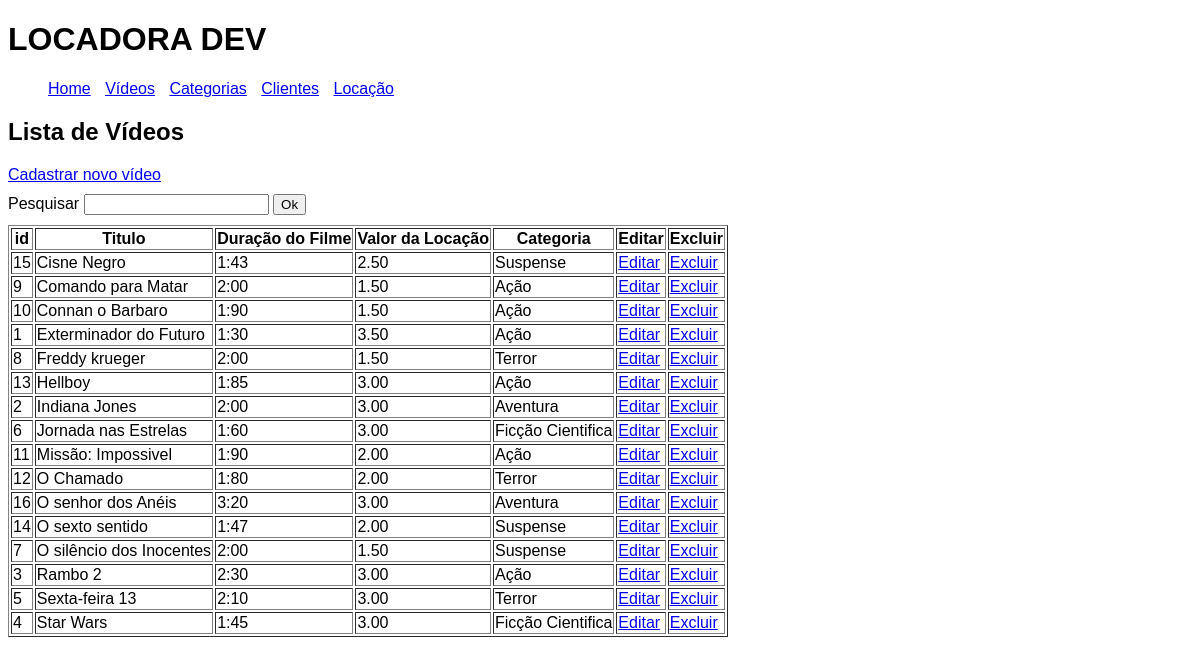
Page /index.php?menu=videos on the committed database.
### tables this page shows
create table tbFilmes(
idFilme int NOT NULL AUTO_INCREMENT PRIMARY KEY,
tituloFilme varchar(100) NOT NULL,
duracaoFilme varchar(10) NOT NULL,
valorLocacao decimal(10,2)NOT NULL,
idCategoria int NOT NULL);

create table tbCategorias(
idCategoria int NOT NULL AUTO_INCREMENT PRIMARY KEY,
nomeCategoria varchar(30) NOT NULL);

### lista-videos.php (the view)
<h2>Lista de Vídeos</h2>
<div>
    <a href="index.php?menu=cad-videos">Cadastrar novo vídeo</a>
</div>
<div>
<?php
    if (isset($_POST["txtPesquisa"])) {
        $txtPesquisa = $_POST["txtPesquisa"];
    } else {
        $txtPesquisa = "";
    }
    ?>
    <form action="" method="post">
        <label for="txtPesquisa">Pesquisar</label>
        <input type="search" name="txtPesquisa" id="txtPesquisa" value="<?=$txtPesquisa?>">
        <button type="submit">Ok</button>
    </form>
</div>
<table border="1">
    <thead>
        <tr>
            <th>id</th>
            <th>Titulo</th>
            <th>Duração do Filme</th>
            <th>Valor da Locação</th>
            <th>Categoria</th>
            <th>Editar</th>
            <th>Excluir</th>
        </tr>
    </thead>
    <tbody>
    <?php
        $sql = "SELECT * FROM
        tbfilmes as f inner join
        tbCategorias as c on f.idCategoria = c.idCategoria
        where tituloFilme like '%{$txtPesquisa}%'
         order by tituloFilme";
        $rs = mysqli_query($conexao, $sql);
        while ($dados = mysqli_fetch_assoc($rs)) {
        ?>
            <tr>
                <td><?= $dados["idFilme"] ?></td>
                <td><?= $dados["tituloFilme"] ?></td>
                <td><?= $dados["duracaoFilme"] ?></td>
                <td><?= $dados["valorLocacao"] ?></td>
                <td><?= $dados["nomeCategoria"] ?></td>
                <td><a href="index.php?menu=editar-videos&idFilme=<?=$dados["idFilme"]?>">Editar</a></td>
                <td><a href="index.php?menu=excluir-videos&idFilme=<?=$dados["idFilme"]?>">Excluir</a></td>
            </tr>
        <?php
        }
        ?>
    </tbody>
</table>

### index.php (shortened to what this page needs)
<?php
include_once("./db/conexao.php");
?>
<!DOCTYPE html>
<html lang="pt-br">
<head>
    <link rel="stylesheet" href="./css/estilo.css">
</head>
<body>
    <header>
        <h1>LOCADORA DEV</h1>
        <ul>
            <li><a href="index.php?menu=home">Home</a></li>
            <li><a href="index.php?menu=videos">Vídeos</a></li>
            <li><a href="index.php?menu=categorias">Categorias</a></li>
            <li><a href="index.php?menu=clientes">Clientes</a></li>
            <li><a href="index.php?menu=locacao">Locação</a></li>
        </ul>
    </header>
    <main>
        <?php
        if (isset($_GET['menu'])) {
            $menu = $_GET['menu'];
        } else {
            $menu = "";
        }
        switch ($menu) {
            case "videos":
                include("lista-videos.php");
                break;
        }
        ?>
    </main>
</body>
</html>

### css/estilo.css (style rules this page uses)
body { font-family: Arial, Helvetica, sans-serif; }
li { display: inline-block; margin-right: 10px; }
div { margin-bottom: 10px; }

### rows in the picture
tbfilmes: idFilme "15", tituloFilme "Cisne Negro", duracaoFilme "1:43", valorLocacao "2.50", idCategoria.nomeCategoria "Suspense"
tbfilmes: idFilme "9", tituloFilme "Comando para Matar", duracaoFilme "2:00", valorLocacao "1.50", idCategoria.nomeCategoria "Ação"
tbfilmes: idFilme "10", tituloFilme "Connan o Barbaro", duracaoFilme "1:90", valorLocacao "1.50", idCategoria.nomeCategoria "Ação"
tbfilmes: idFilme "1", tituloFilme "Exterminador do Futuro", duracaoFilme "1:30", valorLocacao "3.50", idCategoria.nomeCategoria "Ação"
tbfilmes: idFilme "8", tituloFilme "Freddy krueger", duracaoFilme "2:00", valorLocacao "1.50", idCategoria.nomeCategoria "Terror"
tbfilmes: idFilme "13", tituloFilme "Hellboy", duracaoFilme "1:85", valorLocacao "3.00", idCategoria.nomeCategoria "Ação"
tbfilmes: idFilme "2", tituloFilme "Indiana Jones", duracaoFilme "2:00", valorLocacao "3.00", idCategoria.nomeCategoria "Aventura"
tbfilmes: idFilme "6", tituloFilme "Jornada nas Estrelas", duracaoFilme "1:60", valorLocacao "3.00", idCategoria.nomeCategoria "Ficção Cientifica"
tbfilmes: idFilme "11", tituloFilme "Missão: Impossivel", duracaoFilme "1:90", valorLocacao "2.00", idCategoria.nomeCategoria "Ação"
tbfilmes: idFilme "12", tituloFilme "O Chamado", duracaoFilme "1:80", valorLocacao "2.00", idCategoria.nomeCategoria "Terror"
tbfilmes: idFilme "16", tituloFilme "O senhor dos Anéis", duracaoFilme "3:20", valorLocacao "3.00", idCategoria.nomeCategoria "Aventura"
tbfilmes: idFilme "14", tituloFilme "O sexto sentido", duracaoFilme "1:47", valorLocacao "2.00", idCategoria.nomeCategoria "Suspense"
tbfilmes: idFilme "7", tituloFilme "O silêncio dos Inocentes", duracaoFilme "2:00", valorLocacao "1.50", idCategoria.nomeCategoria "Suspense"
tbfilmes: idFilme "3", tituloFilme "Rambo 2", duracaoFilme "2:30", valorLocacao "3.00", idCategoria.nomeCategoria "Ação"
tbfilmes: idFilme "5", tituloFilme "Sexta-feira 13", duracaoFilme "2:10", valorLocacao "3.00", idCategoria.nomeCategoria "Terror"
tbfilmes: idFilme "4", tituloFilme "Star Wars", duracaoFilme "1:45", valorLocacao "3.00", idCategoria.nomeCategoria "Ficção Cientifica"
